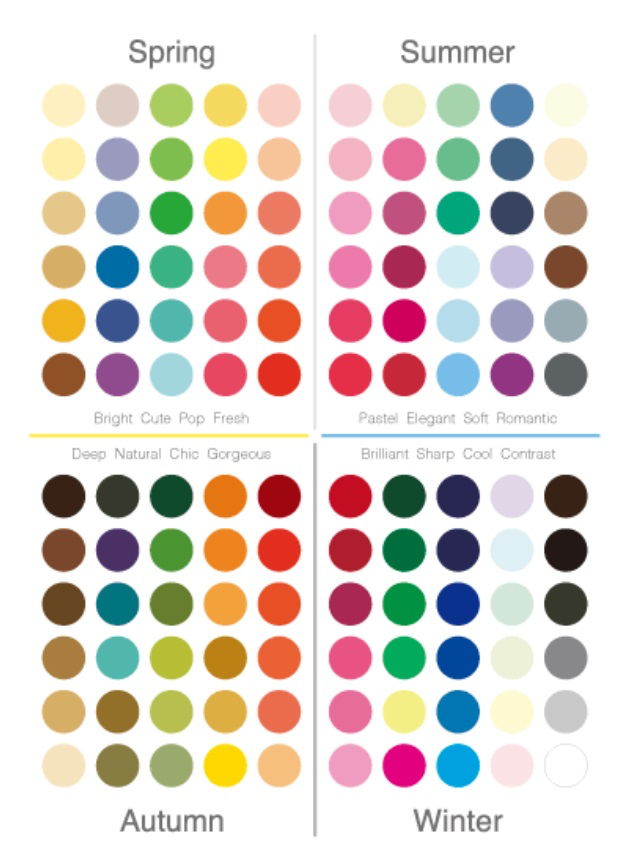
#> input picture images/color.png, 628 x 866 px; its folder holds only this picture in this run
$ python main.py
#> lines starting #> are read from the running program, lines starting #| are printed output that depends on the picture; after the words box and inside, x2 and y2 are one past the last pixel; in counts of white or black regions, pixels touching at a corner belong together
import shutil, os
import cv2

path_dir = "images"
file_list = os.listdir(path_dir)  # images 폴더 내 파일 이름 읽어오기
print(file_list)
cnt = 1

for file in file_list:
    extns = file[-4:]  # 이미지 파일 확장자 자르기

    src = cv2.imread("images/"+str(file), cv2.IMREAD_COLOR)  # 원본 데이터
#> src is the input picture: shape (866, 628, 3); mean B, G, R 208.3, 214.3, 222.9
    height, width = src.shape[:2]
#> height = 866; width = 628
    gray = cv2.cvtColor(src, cv2.COLOR_BGR2GRAY)
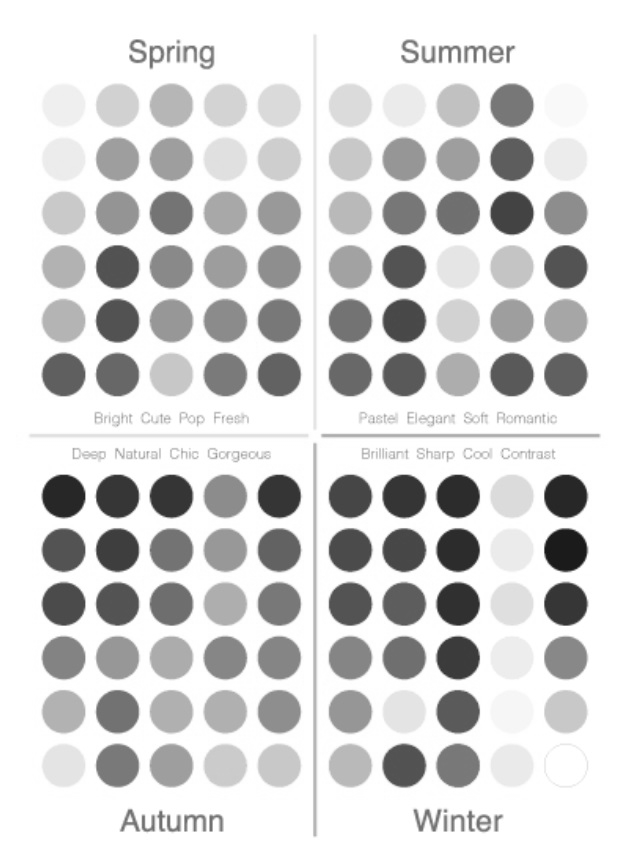
#> gray: shape (866, 628); min 22, max 255, mean 216.2

    canny = cv2.Canny(src, 100, 255)
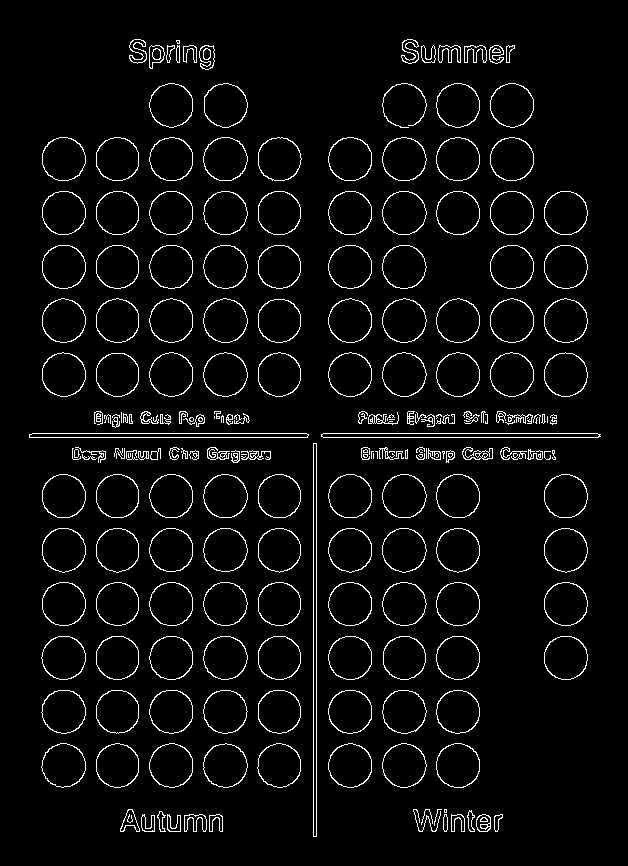
#> canny: shape (866, 628); 4.4% white in thin lines or dots, all inside (x1, y1, x2, y2) = (29, 39, 601, 837)

    out = canny.copy()
    out = 255 - out  # canny 알고리즘 돌린 이미지 흑백반전
    # cv2.imshow("flip", cv2.resize(out,None, None, 2, 2, interpolation=cv2.INTER_AREA))

    cv2.imwrite("Edge/" + str(cnt) + extns, out)

    shutil.copyfile("images/yumi.jpg", "Original/" + str(cnt) + extns)
    cnt += 1

$ run again, on images/spring.png
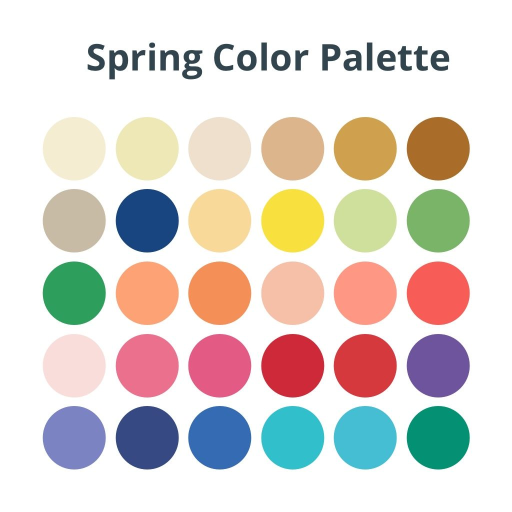
#> input picture images/spring.png, 1024 x 1024 px (shown at 1/2 size)
#> src is the input picture: shape (1024, 1024, 3); mean B, G, R 209.5, 215.2, 222.7
#> `canny = cv2.Canny(src, 100, 255)`:
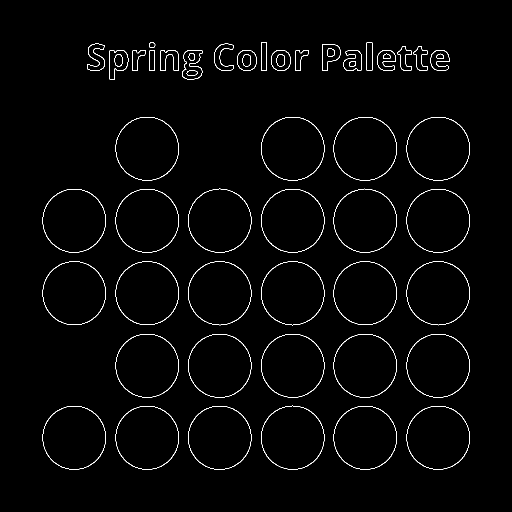
#> canny: shape (1024, 1024) (shown at 1/2 size); 1.5% white in thin lines or dots, all inside (x1, y1, x2, y2) = (85, 85, 940, 940)
#> `out = 255 - out`:
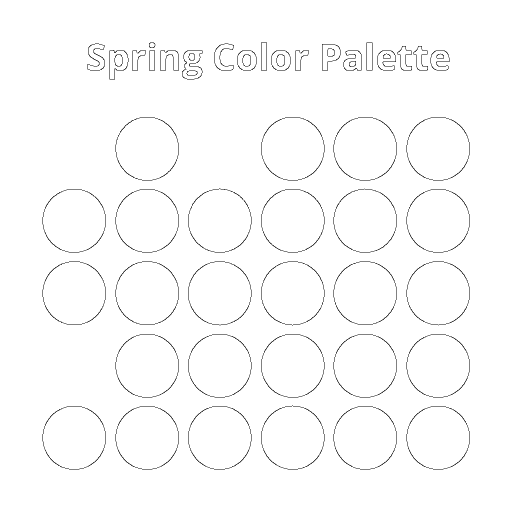
#> out: shape (1024, 1024) (shown at 1/2 size); 98.5% white; black in thin lines or dots, all inside (x1, y1, x2, y2) = (85, 85, 940, 940)

$ run again, on images/colorTest.jpg
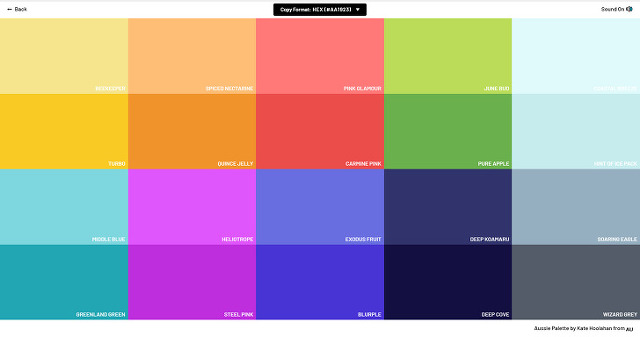
#> input picture images/colorTest.jpg, 640 x 337 px
#> src is the input picture: shape (337, 640, 3); mean B, G, R 158.6, 153.6, 170.9
#> `gray = cv2.cvtColor(src, cv2.COLOR_BGR2GRAY)`:
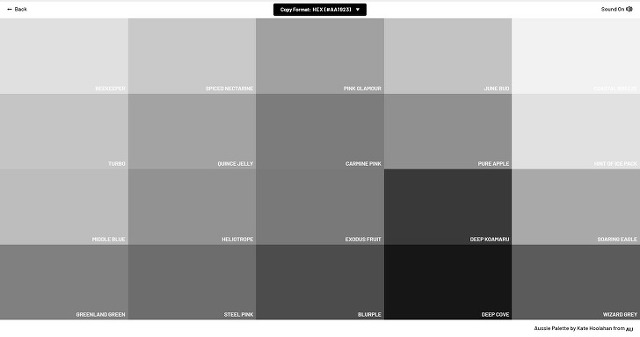
#> gray: shape (337, 640); min 0, max 255, mean 159.3
#> `canny = cv2.Canny(src, 100, 255)`:
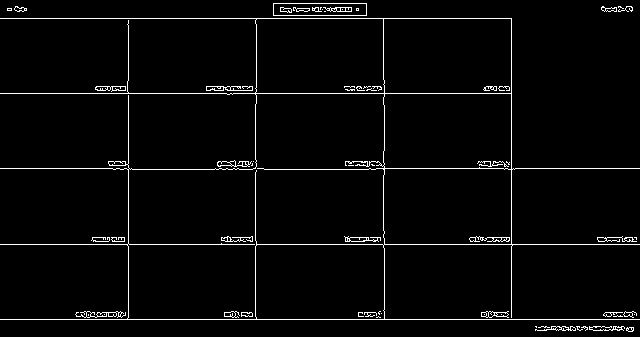
#> canny: shape (337, 640); 3% white in thin lines or dots
#> out: shape (337, 640); 97% white; black in thin lines or dots

$ run again, on images/img1.jpg
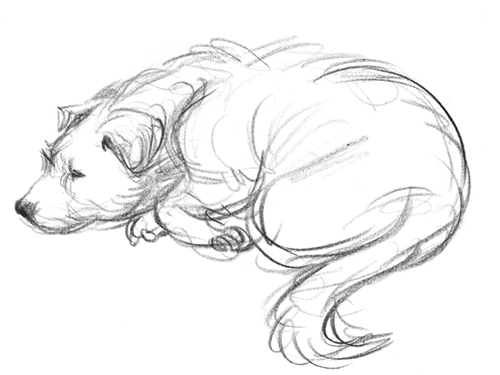
#> input picture images/img1.jpg, 500 x 375 px
#> src is the input picture: shape (375, 500, 3); min 7, max 255, mean 242.4
#> `canny = cv2.Canny(src, 100, 255)`:
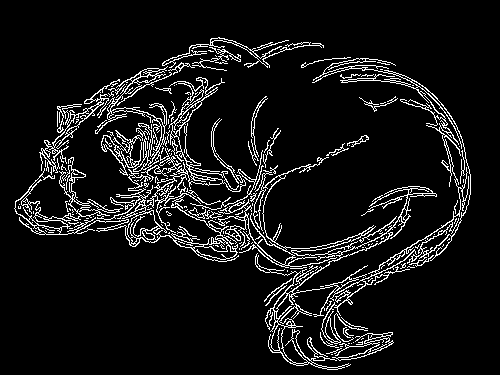
#> canny: shape (375, 500); 8.3% white in thin lines or dots, all inside (x1, y1, x2, y2) = (14, 37, 471, 370)
